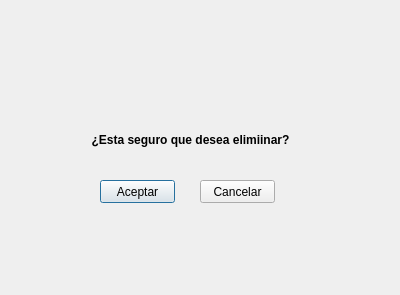
<?xml version="1.0" encoding="UTF-8"?>
<ui version="4.0">
 <class>dlgAvisos</class>
 <widget class="QDialog" name="dlgAvisos">
  <property name="geometry">
   <rect>
    <x>0</x>
    <y>0</y>
    <width>400</width>
    <height>295</height>
   </rect>
  </property>
  <property name="windowTitle">
   <string>Aviso</string>
  </property>
  <widget class="QLabel" name="lblAvisos">
   <property name="geometry">
    <rect>
     <x>170</x>
     <y>40</y>
     <width>61</width>
     <height>61</height>
    </rect>
   </property>
   <property name="text">
    <string/>
   </property>
   <property name="pixmap">
    <pixmap resource="img/avisos.qrc">:/newPrefix/aviso.png</pixmap>
   </property>
   <property name="scaledContents">
    <bool>true</bool>
   </property>
  </widget>
  <widget class="QPushButton" name="btnAceptaviso">
   <property name="geometry">
    <rect>
     <x>100</x>
     <y>180</y>
     <width>75</width>
     <height>23</height>
    </rect>
   </property>
   <property name="text">
    <string>Aceptar</string>
   </property>
   <attribute name="buttonGroup">
    <string notr="true">btnboxAceptCancel</string>
   </attribute>
  </widget>
  <widget class="QPushButton" name="btnCancelaviso">
   <property name="geometry">
    <rect>
     <x>200</x>
     <y>180</y>
     <width>75</width>
     <height>23</height>
    </rect>
   </property>
   <property name="text">
    <string>Cancelar</string>
   </property>
   <attribute name="buttonGroup">
    <string notr="true">btnboxAceptCancel</string>
   </attribute>
  </widget>
  <widget class="QLabel" name="lblMensaviso">
   <property name="geometry">
    <rect>
     <x>80</x>
     <y>130</y>
     <width>221</width>
     <height>20</height>
    </rect>
   </property>
   <property name="font">
    <font>
     <pointsize>9</pointsize>
     <weight>75</weight>
     <bold>true</bold>
    </font>
   </property>
   <property name="text">
    <string>¿Esta seguro que desea elimiinar?</string>
   </property>
   <property name="alignment">
    <set>Qt::AlignCenter</set>
   </property>
  </widget>
 </widget>
 <resources>
  <include location="img/avisos.qrc"/>
 </resources>
 <connections/>
 <buttongroups>
  <buttongroup name="btnboxAceptCancel"/>
 </buttongroups>
</ui>
